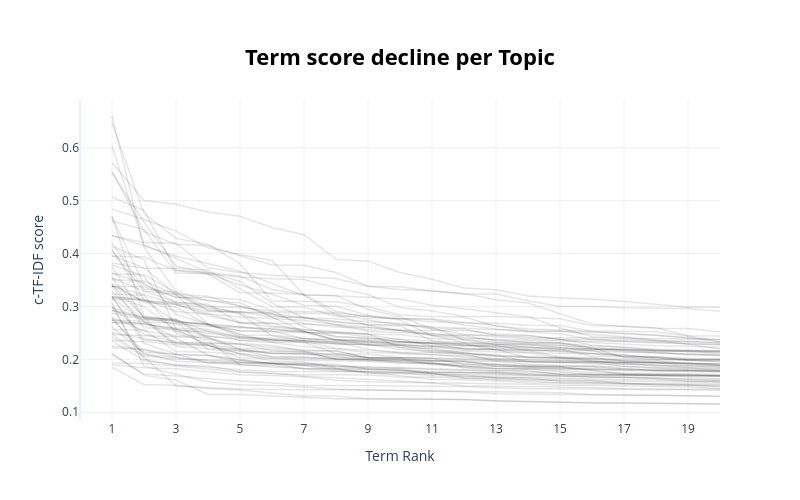

Here is the notebook cell this chart was saved with:
### Code cell
# To visualize the Term score per topic 
rank_vis = topic_model.visualize_term_rank()
rank_vis

### Figure 1 — Plotly figure (JSON) as saved in the notebook; plotly's stock layout.template omitted (floating-point values rounded to 4 significant figures)
{"data": [{"hovertext": "<b>Topic -1</b>:수시_ac_www_kr_정시_모집_전형_수능_히딩크_논술_면접", "line": {"color": "black", "width": 1.5}, "mode": "lines+lines", "name": "", "opacity": 0.1, "type": "scatter", "x": [1, 2, 3, 4, 5, 6, 7, 8, 9, 10, 11, 12, 13, 14, 15, 16, 17, 18, 19, 20], "y": [0.185, 0.1524, 0.1512, 0.1451, 0.1421, 0.1369, 0.1306, 0.1305, 0.1252, 0.1251, 0.1243, 0.1242, 0.1214, 0.1204, 0.1182, 0.1179, 0.1178, 0.1169, 0.1164, 0.1156]}, {"hovertext": "<b>Topic 0</b>:20_예비_지정_외국어_탐구_수리_대학생_신청_과목_세대_번역_", "line": {"color": "black", "width": 1.5}, "mode": "lines+lines", "name": "", "opacity": 0.1, "type": "scatter", "x": [1, 2, 3, 4, 5, 6, 7, 8, 9, 10, 11, 12, 13, 14, 15, 16, 17, 18, 19, 20], "y": [0.2111, 0.1697, 0.161, 0.1337, 0.1333, 0.1307, 0.1288, 0.1255, 0.1255, 0.1252, 0.1249, 0.1241, 0.1215, 0.1201, 0.1173, 0.1172, 0.1172, 0.117, 0.1162, 0.1158]}, {"hovertext": "<b>Topic 1</b>:트럼프_회담_정상_북미_대통령_협상_도널드_국무_행정부_친서_바", "line": {"color": "black", "width": 1.5}, "mode": "lines+lines", "name": "", "opacity": 0.1, "type": "scatter", "x": [1, 2, 3, 4, 5, 6, 7, 8, 9, 10, 11, 12, 13, 14, 15, 16, 17, 18, 19, 20], "y": [0.3182, 0.2365, 0.232, 0.2316, 0.2279, 0.2222, 0.2176, 0.216, 0.2028, 0.202, 0.1978, 0.197, 0.1964, 0.1908, 0.1882, 0.188, 0.1867, 0.1845, 0.1826, 0.1825]}, {"hovertext": "<b>Topic 2</b>:30_피지_기증_마을_선발_학년도_소프트웨어_탈락_교육부_공동체", "line": {"color": "black", "width": 1.5}, "mode": "lines+lines", "name": "", "opacity": 0.1, "type": "scatter", "x": [1, 2, 3, 4, 5, 6, 7, 8, 9, 10, 11, 12, 13, 14, 15, 16, 17, 18, 19, 20], "y": [0.2429, 0.2043, 0.1495, 0.1469, 0.1438, 0.1431, 0.1431, 0.143, 0.1421, 0.1411, 0.1399, 0.1385, 0.1351, 0.134, 0.1337, 0.1329, 0.1322, 0.132, 0.1314, 0.1295]}, {"hovertext": "<b>Topic 3</b>:남북_대북_한반도_대화_외교_안보_비핵화_제재_북한_대남_문재_", "line": {"color": "black", "width": 1.5}, "mode": "lines+lines", "name": "", "opacity": 0.1, "type": "scatter", "x": [1, 2, 3, 4, 5, 6, 7, 8, 9, 10, 11, 12, 13, 14, 15, 16, 17, 18, 19, 20], "y": [0.2348, 0.1974, 0.1894, 0.1843, 0.1804, 0.1776, 0.177, 0.1762, 0.1762, 0.1758, 0.1752, 0.1751, 0.1749, 0.1743, 0.1718, 0.1717, 0.1711, 0.1695, 0.1695, 0.1684]}, {"hovertext": "<b>Topic 4</b>:순위_이승만_반영_평판_비율_부친상_레이저_장례식장_모집_발인_", "line": {"color": "black", "width": 1.5}, "mode": "lines+lines", "name": "", "opacity": 0.1, "type": "scatter", "x": [1, 2, 3, 4, 5, 6, 7, 8, 9, 10, 11, 12, 13, 14, 15, 16, 17, 18, 19, 20], "y": [0.1896, 0.1839, 0.182, 0.176, 0.1707, 0.1697, 0.1671, 0.1607, 0.1575, 0.1569, 0.1563, 0.1556, 0.154, 0.1528, 0.151, 0.1509, 0.1494, 0.1485, 0.1483, 0.1443]}, {"hovertext": "<b>Topic 5</b>:지소_미아_종료_파병_일본_양국_방위비_gsomia_안보_전쟁_", "line": {"color": "black", "width": 1.5}, "mode": "lines+lines", "name": "", "opacity": 0.1, "type": "scatter", "x": [1, 2, 3, 4, 5, 6, 7, 8, 9, 10, 11, 12, 13, 14, 15, 16, 17, 18, 19, 20], "y": [0.2746, 0.2723, 0.2399, 0.2083, 0.1992, 0.192, 0.1904, 0.1866, 0.1848, 0.1839, 0.1809, 0.1799, 0.1785, 0.177, 0.1737, 0.1716, 0.1711, 0.171, 0.1707, 0.1703]}, {"hovertext": "<b>Topic 6</b>:지진_옥수수_15_건물_발생_오빠_여진_이지선_대피_외벽_북구_", "line": {"color": "black", "width": 1.5}, "mode": "lines+lines", "name": "", "opacity": 0.1, "type": "scatter", "x": [1, 2, 3, 4, 5, 6, 7, 8, 9, 10, 11, 12, 13, 14, 15, 16, 17, 18, 19, 20], "y": [0.2874, 0.275, 0.2727, 0.2181, 0.2159, 0.2153, 0.2137, 0.2085, 0.2041, 0.2031, 0.202, 0.1907, 0.1899, 0.1856, 0.1854, 0.1799, 0.1733, 0.1718, 0.1714, 0.1682]}, {"hovertext": "<b>Topic 7</b>:중국_주석_시진핑_외교_일본_사드_회담_정상_갈등_동맹_방중_견", "line": {"color": "black", "width": 1.5}, "mode": "lines+lines", "name": "", "opacity": 0.1, "type": "scatter", "x": [1, 2, 3, 4, 5, 6, 7, 8, 9, 10, 11, 12, 13, 14, 15, 16, 17, 18, 19, 20], "y": [0.3287, 0.2716, 0.2298, 0.2261, 0.2111, 0.2054, 0.2043, 0.2001, 0.1996, 0.1993, 0.1976, 0.1968, 0.1874, 0.1862, 0.1834, 0.1813, 0.1811, 0.1796, 0.1793, 0.1788]}, {"hovertext": "<b>Topic 8</b>:사정관_옥수수_공영_비례_10_선정_디자인_카페_김여정_권위_통", "line": {"color": "black", "width": 1.5}, "mode": "lines+lines", "name": "", "opacity": 0.1, "type": "scatter", "x": [1, 2, 3, 4, 5, 6, 7, 8, 9, 10, 11, 12, 13, 14, 15, 16, 17, 18, 19, 20], "y": [0.193, 0.1921, 0.1876, 0.181, 0.1757, 0.1726, 0.1709, 0.1707, 0.1706, 0.1668, 0.1664, 0.1642, 0.1612, 0.158, 0.1564, 0.156, 0.1548, 0.1517, 0.1511, 0.1495]}, {"hovertext": "<b>Topic 9</b>:샘플_10_사교육_광고_징계_학부_교육감_사학_전공_아동_학술지", "line": {"color": "black", "width": 1.5}, "mode": "lines+lines", "name": "", "opacity": 0.1, "type": "scatter", "x": [1, 2, 3, 4, 5, 6, 7, 8, 9, 10, 11, 12, 13, 14, 15, 16, 17, 18, 19, 20], "y": [0.2759, 0.2137, 0.2097, 0.2066, 0.1992, 0.1925, 0.1817, 0.1779, 0.1775, 0.1756, 0.1739, 0.1645, 0.1634, 0.162, 0.1606, 0.1604, 0.1545, 0.1534, 0.1527, 0.1511]}, {"hovertext": "<b>Topic 10</b>:사고_50_지선_전신_이지선_수술_모교_배터리_중앙일보_화상_", "line": {"color": "black", "width": 1.5}, "mode": "lines+lines", "name": "", "opacity": 0.1, "type": "scatter", "x": [1, 2, 3, 4, 5, 6, 7, 8, 9, 10, 11, 12, 13, 14, 15, 16, 17, 18, 19, 20], "y": [0.2251, 0.2189, 0.2039, 0.1976, 0.1934, 0.1926, 0.1916, 0.1907, 0.1811, 0.1781, 0.1761, 0.175, 0.1739, 0.1707, 0.17, 0.166, 0.1659, 0.1631, 0.1584, 0.1582]}, {"hovertext": "<b>Topic 11</b>:미사일_발사_icbm_도발_탄도_slbm_중거리_타격_단거리_", "line": {"color": "black", "width": 1.5}, "mode": "lines+lines", "name": "", "opacity": 0.1, "type": "scatter", "x": [1, 2, 3, 4, 5, 6, 7, 8, 9, 10, 11, 12, 13, 14, 15, 16, 17, 18, 19, 20], "y": [0.3627, 0.3439, 0.3059, 0.2966, 0.29, 0.28, 0.2523, 0.2373, 0.2273, 0.2263, 0.2164, 0.2158, 0.2138, 0.2129, 0.2028, 0.2015, 0.2005, 0.1994, 0.1989, 0.1987]}, {"hovertext": "<b>Topic 12</b>:25_블로그_가족_대안_모친상_병원_독도_유해_성탄_입국_nl", "line": {"color": "black", "width": 1.5}, "mode": "lines+lines", "name": "", "opacity": 0.1, "type": "scatter", "x": [1, 2, 3, 4, 5, 6, 7, 8, 9, 10, 11, 12, 13, 14, 15, 16, 17, 18, 19, 20], "y": [0.3067, 0.1872, 0.1719, 0.1577, 0.152, 0.1506, 0.1478, 0.1441, 0.142, 0.1412, 0.1401, 0.1385, 0.1375, 0.1369, 0.1369, 0.1337, 0.1329, 0.1325, 0.1318, 0.1308]}, {"hovertext": "<b>Topic 13</b>:대학교_행정학_발인_히딩크_등록금_감독_고래_교학_병원_채플_", "line": {"color": "black", "width": 1.5}, "mode": "lines+lines", "name": "", "opacity": 0.1, "type": "scatter", "x": [1, 2, 3, 4, 5, 6, 7, 8, 9, 10, 11, 12, 13, 14, 15, 16, 17, 18, 19, 20], "y": [0.2992, 0.2002, 0.1894, 0.1872, 0.1772, 0.1744, 0.1682, 0.1656, 0.1622, 0.159, 0.1551, 0.1499, 0.1489, 0.1483, 0.148, 0.1469, 0.1444, 0.1442, 0.1439, 0.1437]}, {"hovertext": "<b>Topic 14</b>:백신_진화_유전자_ai_창조_죽음_인간_인공지능_존재_우주_장", "line": {"color": "black", "width": 1.5}, "mode": "lines+lines", "name": "", "opacity": 0.1, "type": "scatter", "x": [1, 2, 3, 4, 5, 6, 7, 8, 9, 10, 11, 12, 13, 14, 15, 16, 17, 18, 19, 20], "y": [0.2923, 0.2763, 0.2726, 0.2657, 0.248, 0.2321, 0.232, 0.229, 0.2277, 0.2229, 0.2208, 0.212, 0.2084, 0.2049, 0.2031, 0.2007, 0.1969, 0.1949, 0.1921, 0.1897]}, {"hovertext": "<b>Topic 15</b>:발인_혐오_재판_대회_모친상_부친상_분권_부문_한국어_후보_병", "line": {"color": "black", "width": 1.5}, "mode": "lines+lines", "name": "", "opacity": 0.1, "type": "scatter", "x": [1, 2, 3, 4, 5, 6, 7, 8, 9, 10, 11, 12, 13, 14, 15, 16, 17, 18, 19, 20], "y": [0.2094, 0.1723, 0.1683, 0.1631, 0.1588, 0.1555, 0.1504, 0.1504, 0.1498, 0.1492, 0.1489, 0.1485, 0.1462, 0.1444, 0.1442, 0.1436, 0.1435, 0.1432, 0.1432, 0.1416]}, {"hovertext": "<b>Topic 16</b>:esg_게임_28_29_창업_진학_청년_실적_반기문_종료_글로", "line": {"color": "black", "width": 1.5}, "mode": "lines+lines", "name": "", "opacity": 0.1, "type": "scatter", "x": [1, 2, 3, 4, 5, 6, 7, 8, 9, 10, 11, 12, 13, 14, 15, 16, 17, 18, 19, 20], "y": [0.2704, 0.2682, 0.2531, 0.2359, 0.1889, 0.1877, 0.1825, 0.1813, 0.1806, 0.1793, 0.1725, 0.1673, 0.1657, 0.1648, 0.1585, 0.1574, 0.1542, 0.154, 0.1538, 0.1533]}, {"hovertext": "<b>Topic 17</b>:21_추천자_특차_23_피지_연극_세기_주제_탐방_우수_학교장", "line": {"color": "black", "width": 1.5}, "mode": "lines+lines", "name": "", "opacity": 0.1, "type": "scatter", "x": [1, 2, 3, 4, 5, 6, 7, 8, 9, 10, 11, 12, 13, 14, 15, 16, 17, 18, 19, 20], "y": [0.318, 0.2304, 0.21, 0.1933, 0.1903, 0.1856, 0.1825, 0.182, 0.1753, 0.1743, 0.1692, 0.1674, 0.1668, 0.1659, 0.1645, 0.162, 0.1615, 0.1608, 0.1597, 0.1581]}, {"hovertext": "<b>Topic 18</b>:택시_40_해수욕장_검정고시_히딩크_징계_전지_목사_기증_친구", "line": {"color": "black", "width": 1.5}, "mode": "lines+lines", "name": "", "opacity": 0.1, "type": "scatter", "x": [1, 2, 3, 4, 5, 6, 7, 8, 9, 10, 11, 12, 13, 14, 15, 16, 17, 18, 19, 20], "y": [0.2615, 0.2112, 0.1965, 0.1941, 0.194, 0.1926, 0.188, 0.1797, 0.176, 0.1689, 0.162, 0.1614, 0.1595, 0.1558, 0.1551, 0.1537, 0.1527, 0.1517, 0.1513, 0.1476]}, {"hovertext": "<b>Topic 19</b>:퀴어_동성애_동성애자_혐오_소수자_행사_군대_대구경북_침해_개", "line": {"color": "black", "width": 1.5}, "mode": "lines+lines", "name": "", "opacity": 0.1, "type": "scatter", "x": [1, 2, 3, 4, 5, 6, 7, 8, 9, 10, 11, 12, 13, 14, 15, 16, 17, 18, 19, 20], "y": [0.3759, 0.2779, 0.276, 0.2416, 0.2203, 0.2196, 0.2159, 0.2156, 0.2032, 0.2016, 0.1904, 0.1872, 0.1824, 0.1822, 0.1797, 0.1745, 0.1733, 0.1727, 0.1727, 0.1705]}, {"hovertext": "<b>Topic 20</b>:가산점_점수_선교사_분위_청소_영역_연료_실리콘밸리_표준_수리", "line": {"color": "black", "width": 1.5}, "mode": "lines+lines", "name": "", "opacity": 0.1, "type": "scatter", "x": [1, 2, 3, 4, 5, 6, 7, 8, 9, 10, 11, 12, 13, 14, 15, 16, 17, 18, 19, 20], "y": [0.2219, 0.2179, 0.2085, 0.2078, 0.1943, 0.1931, 0.1927, 0.1879, 0.1858, 0.1835, 0.1822, 0.1801, 0.1762, 0.1716, 0.1681, 0.1675, 0.1653, 0.1644, 0.1623, 0.1615]}, {"hovertext": "<b>Topic 21</b>:회담_대화_정상_협정_평화_사찰_안보_비핵화_외교_주한_국면_", "line": {"color": "black", "width": 1.5}, "mode": "lines+lines", "name": "", "opacity": 0.1, "type": "scatter", "x": [1, 2, 3, 4, 5, 6, 7, 8, 9, 10, 11, 12, 13, 14, 15, 16, 17, 18, 19, 20], "y": [0.2508, 0.239, 0.2309, 0.2278, 0.2031, 0.2025, 0.2006, 0.2004, 0.1999, 0.1972, 0.1925, 0.1875, 0.183, 0.1828, 0.1826, 0.1821, 0.1788, 0.1788, 0.1778, 0.1771]}, {"hovertext": "<b>Topic 22</b>:발인_12_부친상_병원_기부_세브_란스_충원_모친상_성탄_건물", "line": {"color": "black", "width": 1.5}, "mode": "lines+lines", "name": "", "opacity": 0.1, "type": "scatter", "x": [1, 2, 3, 4, 5, 6, 7, 8, 9, 10, 11, 12, 13, 14, 15, 16, 17, 18, 19, 20], "y": [0.319, 0.3109, 0.2985, 0.265, 0.2539, 0.2518, 0.2514, 0.2496, 0.2485, 0.2223, 0.2129, 0.2115, 0.2076, 0.1954, 0.1948, 0.1938, 0.1934, 0.1924, 0.1924, 0.1885]}, {"hovertext": "<b>Topic 23</b>:재판관_법관_신년_분과_기도회_헌법_가구_만점_취업_등록금_설", "line": {"color": "black", "width": 1.5}, "mode": "lines+lines", "name": "", "opacity": 0.1, "type": "scatter", "x": [1, 2, 3, 4, 5, 6, 7, 8, 9, 10, 11, 12, 13, 14, 15, 16, 17, 18, 19, 20], "y": [0.2792, 0.2092, 0.2033, 0.1945, 0.1917, 0.1909, 0.1896, 0.1872, 0.1834, 0.1819, 0.1752, 0.1751, 0.1722, 0.1703, 0.1699, 0.1697, 0.1694, 0.1691, 0.1665, 0.1632]}, {"hovertext": "<b>Topic 24</b>:유엔사_17_출장_작전_사령관_교사_바이오_인성_일보_사정관_", "line": {"color": "black", "width": 1.5}, "mode": "lines+lines", "name": "", "opacity": 0.1, "type": "scatter", "x": [1, 2, 3, 4, 5, 6, 7, 8, 9, 10, 11, 12, 13, 14, 15, 16, 17, 18, 19, 20], "y": [0.2737, 0.2672, 0.2578, 0.226, 0.2107, 0.2014, 0.1983, 0.1969, 0.196, 0.1925, 0.1912, 0.191, 0.1876, 0.1868, 0.1861, 0.1784, 0.1712, 0.1699, 0.1691, 0.1685]}, {"hovertext": "<b>Topic 25</b>:통일부_개성_대남_과장_공단_남북_김여정_담화_배터리_부장_전", "line": {"color": "black", "width": 1.5}, "mode": "lines+lines", "name": "", "opacity": 0.1, "type": "scatter", "x": [1, 2, 3, 4, 5, 6, 7, 8, 9, 10, 11, 12, 13, 14, 15, 16, 17, 18, 19, 20], "y": [0.2793, 0.254, 0.2448, 0.244, 0.2357, 0.2316, 0.2241, 0.2198, 0.213, 0.2109, 0.2091, 0.2068, 0.2014, 0.1987, 0.1983, 0.1957, 0.1929, 0.1879, 0.1836, 0.1792]}, {"hovertext": "<b>Topic 26</b>:00_태권_특강_송도_전지_박람회_단지_진로_명회_진학_유실_", "line": {"color": "black", "width": 1.5}, "mode": "lines+lines", "name": "", "opacity": 0.1, "type": "scatter", "x": [1, 2, 3, 4, 5, 6, 7, 8, 9, 10, 11, 12, 13, 14, 15, 16, 17, 18, 19, 20], "y": [0.4705, 0.2818, 0.2723, 0.2646, 0.254, 0.2537, 0.239, 0.2372, 0.237, 0.2329, 0.2298, 0.2271, 0.2262, 0.2168, 0.2052, 0.1973, 0.1901, 0.1883, 0.1868, 0.1866]}, {"hovertext": "<b>Topic 27</b>:80_대안_실업_전형_이공_재외_중도_출신_지방대_특별_세계관", "line": {"color": "black", "width": 1.5}, "mode": "lines+lines", "name": "", "opacity": 0.1, "type": "scatter", "x": [1, 2, 3, 4, 5, 6, 7, 8, 9, 10, 11, 12, 13, 14, 15, 16, 17, 18, 19, 20], "y": [0.2479, 0.2067, 0.2004, 0.1997, 0.1976, 0.1914, 0.1889, 0.1827, 0.1731, 0.1731, 0.1722, 0.1721, 0.1702, 0.1691, 0.1676, 0.1669, 0.1653, 0.165, 0.1624, 0.1594]}, {"hovertext": "<b>Topic 28</b>:70_지수_보험_동맹_조약_미군_생명_지속_분단_특별법_기지_", "line": {"color": "black", "width": 1.5}, "mode": "lines+lines", "name": "", "opacity": 0.1, "type": "scatter", "x": [1, 2, 3, 4, 5, 6, 7, 8, 9, 10, 11, 12, 13, 14, 15, 16, 17, 18, 19, 20], "y": [0.297, 0.2789, 0.2752, 0.2384, 0.2286, 0.2167, 0.2136, 0.2002, 0.1978, 0.1968, 0.1941, 0.1851, 0.182, 0.1812, 0.1771, 0.1709, 0.1706, 0.1705, 0.1693, 0.1683]}, {"hovertext": "<b>Topic 29</b>:예수_지옥_아버지_하나님_동성애_사랑_교리_성경_영원_구원_진", "line": {"color": "black", "width": 1.5}, "mode": "lines+lines", "name": "", "opacity": 0.1, "type": "scatter", "x": [1, 2, 3, 4, 5, 6, 7, 8, 9, 10, 11, 12, 13, 14, 15, 16, 17, 18, 19, 20], "y": [0.3951, 0.3935, 0.3678, 0.3613, 0.3262, 0.3253, 0.3225, 0.291, 0.2787, 0.2766, 0.2753, 0.2651, 0.2573, 0.2516, 0.2486, 0.2377, 0.2363, 0.2347, 0.234, 0.2312]}, {"hovertext": "<b>Topic 30</b>:19_만점_아이_친구_관광_18_학교장_기업가_개별_특기_비평", "line": {"color": "black", "width": 1.5}, "mode": "lines+lines", "name": "", "opacity": 0.1, "type": "scatter", "x": [1, 2, 3, 4, 5, 6, 7, 8, 9, 10, 11, 12, 13, 14, 15, 16, 17, 18, 19, 20], "y": [0.3234, 0.3211, 0.2499, 0.23, 0.2299, 0.2262, 0.2156, 0.2002, 0.1988, 0.1949, 0.1916, 0.1876, 0.187, 0.1841, 0.1816, 0.1808, 0.1793, 0.1784, 0.1771, 0.1759]}, {"hovertext": "<b>Topic 31</b>:교대_적정_일괄_합산_공연_인문_확정_사립_캠프_편입_교육대_", "line": {"color": "black", "width": 1.5}, "mode": "lines+lines", "name": "", "opacity": 0.1, "type": "scatter", "x": [1, 2, 3, 4, 5, 6, 7, 8, 9, 10, 11, 12, 13, 14, 15, 16, 17, 18, 19, 20], "y": [0.2468, 0.2442, 0.2429, 0.2408, 0.2183, 0.2044, 0.2033, 0.2011, 0.2008, 0.2002, 0.197, 0.196, 0.191, 0.1879, 0.1858, 0.1856, 0.1817, 0.181, 0.1799, 0.1782]}, {"hovertext": "<b>Topic 32</b>:100_동포_의혹_식당_사정관_임금_검찰_의료_수사_입학_울릉", "line": {"color": "black", "width": 1.5}, "mode": "lines+lines", "name": "", "opacity": 0.1, "type": "scatter", "x": [1, 2, 3, 4, 5, 6, 7, 8, 9, 10, 11, 12, 13, 14, 15, 16, 17, 18, 19, 20], "y": [0.2562, 0.2553, 0.2148, 0.2133, 0.209, 0.1973, 0.1949, 0.1835, 0.1816, 0.1803, 0.1729, 0.1705, 0.1654, 0.1611, 0.1599, 0.159, 0.1584, 0.1584, 0.157, 0.1562]}, {"hovertext": "<b>Topic 33</b>:인터넷_11_투스_300_모금_10_청소년_자동차_22_나무_", "line": {"color": "black", "width": 1.5}, "mode": "lines+lines", "name": "", "opacity": 0.1, "type": "scatter", "x": [1, 2, 3, 4, 5, 6, 7, 8, 9, 10, 11, 12, 13, 14, 15, 16, 17, 18, 19, 20], "y": [0.3956, 0.3736, 0.3224, 0.2661, 0.243, 0.238, 0.232, 0.211, 0.2025, 0.1991, 0.1972, 0.1939, 0.19, 0.1874, 0.1874, 0.1863, 0.1828, 0.1786, 0.1786, 0.1777]}, {"hovertext": "<b>Topic 34</b>:ai_기업가_트윈_유니_unai_캠프_유네스코_혁신_개도국_프", "line": {"color": "black", "width": 1.5}, "mode": "lines+lines", "name": "", "opacity": 0.1, "type": "scatter", "x": [1, 2, 3, 4, 5, 6, 7, 8, 9, 10, 11, 12, 13, 14, 15, 16, 17, 18, 19, 20], "y": [0.4049, 0.329, 0.323, 0.3195, 0.3003, 0.2825, 0.2787, 0.277, 0.2709, 0.2682, 0.2575, 0.2476, 0.2426, 0.239, 0.2378, 0.2271, 0.2224, 0.2192, 0.2174, 0.216]}, {"hovertext": "<b>Topic 35</b>:무급_휴직_전단_입국_반환_방미_방역_공공_기지_근로자_인상_", "line": {"color": "black", "width": 1.5}, "mode": "lines+lines", "name": "", "opacity": 0.1, "type": "scatter", "x": [1, 2, 3, 4, 5, 6, 7, 8, 9, 10, 11, 12, 13, 14, 15, 16, 17, 18, 19, 20], "y": [0.2367, 0.2333, 0.2278, 0.226, 0.2164, 0.2116, 0.2095, 0.205, 0.1996, 0.1942, 0.1932, 0.1842, 0.1789, 0.1787, 0.1713, 0.1711, 0.1699, 0.1699, 0.1693, 0.1692]}, {"hovertext": "<b>Topic 36</b>:원자력_법률가_동해안_13_원전_클러스터_용서_기도회_지부_저", "line": {"color": "black", "width": 1.5}, "mode": "lines+lines", "name": "", "opacity": 0.1, "type": "scatter", "x": [1, 2, 3, 4, 5, 6, 7, 8, 9, 10, 11, 12, 13, 14, 15, 16, 17, 18, 19, 20], "y": [0.3543, 0.329, 0.3085, 0.3015, 0.2861, 0.2445, 0.2357, 0.2301, 0.2282, 0.219, 0.2154, 0.2126, 0.2056, 0.2033, 0.2018, 0.1974, 0.1945, 0.1944, 0.1904, 0.1885]}, {"hovertext": "<b>Topic 37</b>:신대_충남_교대_원대_가톨릭_여대_목포_외대_주대_남대_단국_", "line": {"color": "black", "width": 1.5}, "mode": "lines+lines", "name": "", "opacity": 0.1, "type": "scatter", "x": [1, 2, 3, 4, 5, 6, 7, 8, 9, 10, 11, 12, 13, 14, 15, 16, 17, 18, 19, 20], "y": [0.3179, 0.3136, 0.2905, 0.286, 0.2799, 0.2764, 0.2741, 0.266, 0.2607, 0.2554, 0.2483, 0.2456, 0.2454, 0.2413, 0.2411, 0.2406, 0.2399, 0.2399, 0.2395, 0.238]}, {"hovertext": "<b>Topic 38</b>:사무_처장_사무총장_초교_국장_교사_대표_변호사_노조_상임_민", "line": {"color": "black", "width": 1.5}, "mode": "lines+lines", "name": "", "opacity": 0.1, "type": "scatter", "x": [1, 2, 3, 4, 5, 6, 7, 8, 9, 10, 11, 12, 13, 14, 15, 16, 17, 18, 19, 20], "y": [0.4692, 0.3402, 0.3178, 0.3124, 0.3009, 0.2861, 0.2677, 0.2607, 0.2602, 0.2545, 0.2456, 0.2452, 0.2345, 0.2334, 0.2317, 0.222, 0.2038, 0.1997, 0.1996, 0.1992]}, {"hovertext": "<b>Topic 39</b>:영화_상영_코드_영화제_dna_영상_지지_소설_소수자_제작_문", "line": {"color": "black", "width": 1.5}, "mode": "lines+lines", "name": "", "opacity": 0.1, "type": "scatter", "x": [1, 2, 3, 4, 5, 6, 7, 8, 9, 10, 11, 12, 13, 14, 15, 16, 17, 18, 19, 20], "y": [0.6029, 0.4164, 0.3907, 0.3645, 0.3476, 0.3062, 0.2788, 0.2715, 0.2666, 0.2648, 0.2611, 0.2365, 0.2283, 0.2282, 0.2225, 0.2159, 0.2134, 0.2133, 0.2083, 0.2075]}, {"hovertext": "<b>Topic 40</b>:벽돌_코스타_아담_직업_심리학_이슬람_선교_기증_바이오_신부_", "line": {"color": "black", "width": 1.5}, "mode": "lines+lines", "name": "", "opacity": 0.1, "type": "scatter", "x": [1, 2, 3, 4, 5, 6, 7, 8, 9, 10, 11, 12, 13, 14, 15, 16, 17, 18, 19, 20], "y": [0.4139, 0.388, 0.2573, 0.2436, 0.2396, 0.2373, 0.2344, 0.2205, 0.2174, 0.2129, 0.2128, 0.2103, 0.197, 0.196, 0.1956, 0.1938, 0.1868, 0.183, 0.1804, 0.1794]}, {"hovertext": "<b>Topic 41</b>:단군_법관_재판_헌법_사법_검사_동성혼_지배_장군_권력_교육감", "line": {"color": "black", "width": 1.5}, "mode": "lines+lines", "name": "", "opacity": 0.1, "type": "scatter", "x": [1, 2, 3, 4, 5, 6, 7, 8, 9, 10, 11, 12, 13, 14, 15, 16, 17, 18, 19, 20], "y": [0.4086, 0.3123, 0.304, 0.2826, 0.2691, 0.261, 0.2562, 0.2515, 0.248, 0.2466, 0.2396, 0.2376, 0.2323, 0.2291, 0.2271, 0.2229, 0.2171, 0.216, 0.2158, 0.2146]}, {"hovertext": "<b>Topic 42</b>:26_특보_입국_대담_투스_벨트_울릉군_베트남_여행_ccc_수", "line": {"color": "black", "width": 1.5}, "mode": "lines+lines", "name": "", "opacity": 0.1, "type": "scatter", "x": [1, 2, 3, 4, 5, 6, 7, 8, 9, 10, 11, 12, 13, 14, 15, 16, 17, 18, 19, 20], "y": [0.3407, 0.2801, 0.2742, 0.2526, 0.2432, 0.2375, 0.2348, 0.2319, 0.2193, 0.2126, 0.2085, 0.2037, 0.1998, 0.1954, 0.1945, 0.1943, 0.1939, 0.1938, 0.1875, 0.1865]}, {"hovertext": "<b>Topic 43</b>:지능_인공_바이오_인공지능_유산균_포스_혁신_벨트_사업단_센터", "line": {"color": "black", "width": 1.5}, "mode": "lines+lines", "name": "", "opacity": 0.1, "type": "scatter", "x": [1, 2, 3, 4, 5, 6, 7, 8, 9, 10, 11, 12, 13, 14, 15, 16, 17, 18, 19, 20], "y": [0.338, 0.337, 0.3171, 0.3168, 0.3132, 0.2925, 0.2614, 0.243, 0.2404, 0.2334, 0.2307, 0.2299, 0.2284, 0.224, 0.2225, 0.2194, 0.2183, 0.2176, 0.2155, 0.2136]}, {"hovertext": "<b>Topic 44</b>:공시_검정고시_학년도_전년_학업_주식_유엔사_하우스_합격_중단", "line": {"color": "black", "width": 1.5}, "mode": "lines+lines", "name": "", "opacity": 0.1, "type": "scatter", "x": [1, 2, 3, 4, 5, 6, 7, 8, 9, 10, 11, 12, 13, 14, 15, 16, 17, 18, 19, 20], "y": [0.4611, 0.4458, 0.3634, 0.3619, 0.3406, 0.3232, 0.3025, 0.3003, 0.2832, 0.2771, 0.2761, 0.2702, 0.264, 0.2535, 0.2531, 0.2471, 0.2427, 0.2367, 0.2287, 0.2282]}, {"hovertext": "<b>Topic 45</b>:구절_200_상자_명회_조국_사범_인문_실용_400_캠페인_임", "line": {"color": "black", "width": 1.5}, "mode": "lines+lines", "name": "", "opacity": 0.1, "type": "scatter", "x": [1, 2, 3, 4, 5, 6, 7, 8, 9, 10, 11, 12, 13, 14, 15, 16, 17, 18, 19, 20], "y": [0.2925, 0.2793, 0.2242, 0.2203, 0.2193, 0.2113, 0.2111, 0.2104, 0.2096, 0.2038, 0.2018, 0.2009, 0.1985, 0.1969, 0.1944, 0.1915, 0.1912, 0.1903, 0.1849, 0.1839]}, {"hovertext": "<b>Topic 46</b>:자살_죽음_통치_글로벌_주립_토플_일자리_고통_혁신_울릉_도시", "line": {"color": "black", "width": 1.5}, "mode": "lines+lines", "name": "", "opacity": 0.1, "type": "scatter", "x": [1, 2, 3, 4, 5, 6, 7, 8, 9, 10, 11, 12, 13, 14, 15, 16, 17, 18, 19, 20], "y": [0.3789, 0.3567, 0.2853, 0.2666, 0.2612, 0.2574, 0.253, 0.2431, 0.2396, 0.2378, 0.2344, 0.2276, 0.2228, 0.2202, 0.219, 0.2061, 0.2052, 0.205, 0.2004, 0.2]}, {"hovertext": "<b>Topic 47</b>:24_폭파_기숙사_에너지_행복_옥수수_폐기_상임_제어_스마트_", "line": {"color": "black", "width": 1.5}, "mode": "lines+lines", "name": "", "opacity": 0.1, "type": "scatter", "x": [1, 2, 3, 4, 5, 6, 7, 8, 9, 10, 11, 12, 13, 14, 15, 16, 17, 18, 19, 20], "y": [0.3186, 0.3002, 0.2542, 0.2533, 0.2359, 0.2347, 0.2337, 0.2296, 0.2286, 0.2263, 0.2191, 0.2091, 0.207, 0.2044, 0.2041, 0.2037, 0.1963, 0.1933, 0.1929, 0.1899]}, {"hovertext": "<b>Topic 48</b>:주주_법조_23_일자_파트_에너지_기사_인공_베트남_안건_분과", "line": {"color": "black", "width": 1.5}, "mode": "lines+lines", "name": "", "opacity": 0.1, "type": "scatter", "x": [1, 2, 3, 4, 5, 6, 7, 8, 9, 10, 11, 12, 13, 14, 15, 16, 17, 18, 19, 20], "y": [0.3393, 0.2598, 0.2571, 0.249, 0.2416, 0.2397, 0.239, 0.2378, 0.2327, 0.2286, 0.2234, 0.2183, 0.2182, 0.2124, 0.2107, 0.2103, 0.2064, 0.2033, 0.1986, 0.1986]}, {"hovertext": "<b>Topic 49</b>:korea_오바마_감축_배치_부시_주한_외교_미군_동북아_진영", "line": {"color": "black", "width": 1.5}, "mode": "lines+lines", "name": "", "opacity": 0.1, "type": "scatter", "x": [1, 2, 3, 4, 5, 6, 7, 8, 9, 10, 11, 12, 13, 14, 15, 16, 17, 18, 19, 20], "y": [0.2693, 0.2658, 0.259, 0.2567, 0.2402, 0.2367, 0.2359, 0.2339, 0.2303, 0.2272, 0.223, 0.221, 0.2205, 0.2173, 0.2151, 0.212, 0.2086, 0.202, 0.1984, 0.1964]}, {"hovertext": "<b>Topic 50</b>:커닝_서해_유공자_지열_정밀_자격증_익명_100_창업_프로젝트", "line": {"color": "black", "width": 1.5}, "mode": "lines+lines", "name": "", "opacity": 0.1, "type": "scatter", "x": [1, 2, 3, 4, 5, 6, 7, 8, 9, 10, 11, 12, 13, 14, 15, 16, 17, 18, 19, 20], "y": [0.2997, 0.247, 0.2333, 0.229, 0.2192, 0.2112, 0.2105, 0.2071, 0.2035, 0.203, 0.2024, 0.201, 0.2006, 0.1992, 0.1973, 0.196, 0.1959, 0.1944, 0.1926, 0.1919]}, {"hovertext": "<b>Topic 51</b>:레이저_커닝_국적_판결_추방_판사_자율_스쿨_사법부_증원_사법", "line": {"color": "black", "width": 1.5}, "mode": "lines+lines", "name": "", "opacity": 0.1, "type": "scatter", "x": [1, 2, 3, 4, 5, 6, 7, 8, 9, 10, 11, 12, 13, 14, 15, 16, 17, 18, 19, 20], "y": [0.3507, 0.3482, 0.3222, 0.294, 0.2872, 0.2632, 0.2563, 0.251, 0.2469, 0.2375, 0.2255, 0.2199, 0.2187, 0.2167, 0.2165, 0.2162, 0.2046, 0.2032, 0.1989, 0.1949]}, {"hovertext": "<b>Topic 52</b>:사정관_27_진로_파크_입학_컨설팅_사학_진학_미션_공공_정치", "line": {"color": "black", "width": 1.5}, "mode": "lines+lines", "name": "", "opacity": 0.1, "type": "scatter", "x": [1, 2, 3, 4, 5, 6, 7, 8, 9, 10, 11, 12, 13, 14, 15, 16, 17, 18, 19, 20], "y": [0.3141, 0.3126, 0.2707, 0.2672, 0.2461, 0.2458, 0.2403, 0.2323, 0.2322, 0.2309, 0.2304, 0.2197, 0.2186, 0.2029, 0.2017, 0.2011, 0.1979, 0.1977, 0.1919, 0.1917]}, {"hovertext": "<b>Topic 53</b>:지진_대피_피해_아파트_발생_여진_건물_주민_흥해읍_북구_체육", "line": {"color": "black", "width": 1.5}, "mode": "lines+lines", "name": "", "opacity": 0.1, "type": "scatter", "x": [1, 2, 3, 4, 5, 6, 7, 8, 9, 10, 11, 12, 13, 14, 15, 16, 17, 18, 19, 20], "y": [0.5559, 0.4413, 0.4172, 0.4155, 0.3959, 0.3785, 0.3781, 0.3641, 0.3382, 0.3372, 0.3286, 0.3244, 0.3127, 0.3067, 0.2862, 0.2669, 0.2623, 0.2587, 0.2585, 0.2522]}, {"hovertext": "<b>Topic 54</b>:인권_사무소_연락_폭파_입국_행정부_대사관_사과_조치_폼페이_", "line": {"color": "black", "width": 1.5}, "mode": "lines+lines", "name": "", "opacity": 0.1, "type": "scatter", "x": [1, 2, 3, 4, 5, 6, 7, 8, 9, 10, 11, 12, 13, 14, 15, 16, 17, 18, 19, 20], "y": [0.3169, 0.27, 0.2689, 0.267, 0.2618, 0.2539, 0.2532, 0.2364, 0.2338, 0.2325, 0.2312, 0.23, 0.2173, 0.2171, 0.216, 0.2108, 0.2081, 0.2044, 0.2018, 0.2013]}, {"hovertext": "<b>Topic 55</b>:사법_검찰_권위_행정_조례_차별_금법_대법원_법원_법관_수사_", "line": {"color": "black", "width": 1.5}, "mode": "lines+lines", "name": "", "opacity": 0.1, "type": "scatter", "x": [1, 2, 3, 4, 5, 6, 7, 8, 9, 10, 11, 12, 13, 14, 15, 16, 17, 18, 19, 20], "y": [0.3618, 0.36, 0.3259, 0.2993, 0.2979, 0.2914, 0.2903, 0.2886, 0.2815, 0.2746, 0.2445, 0.2392, 0.2375, 0.237, 0.2351, 0.2342, 0.2338, 0.2311, 0.231, 0.2269]}, {"hovertext": "<b>Topic 56</b>:교과서_고양이_길고양이_동물_tv_학대_마리_필자_경찰_수사_", "line": {"color": "black", "width": 1.5}, "mode": "lines+lines", "name": "", "opacity": 0.1, "type": "scatter", "x": [1, 2, 3, 4, 5, 6, 7, 8, 9, 10, 11, 12, 13, 14, 15, 16, 17, 18, 19, 20], "y": [0.4842, 0.4645, 0.4425, 0.4108, 0.3984, 0.387, 0.3214, 0.3208, 0.2943, 0.2804, 0.258, 0.2573, 0.2451, 0.2446, 0.2379, 0.2374, 0.2343, 0.2328, 0.2292, 0.2197]}, {"hovertext": "<b>Topic 57</b>:의장_미군_합참_주한_협정_방위비_군사_분담금_주둔_비용_제재", "line": {"color": "black", "width": 1.5}, "mode": "lines+lines", "name": "", "opacity": 0.1, "type": "scatter", "x": [1, 2, 3, 4, 5, 6, 7, 8, 9, 10, 11, 12, 13, 14, 15, 16, 17, 18, 19, 20], "y": [0.3392, 0.31, 0.3074, 0.3041, 0.2693, 0.2686, 0.2523, 0.2358, 0.2357, 0.2277, 0.2259, 0.2259, 0.2236, 0.2218, 0.2207, 0.219, 0.219, 0.2181, 0.2171, 0.216]}, {"hovertext": "<b>Topic 58</b>:법정_혐의_후보_구속_징역_지명_조국_선고_주미_장관_기소_법", "line": {"color": "black", "width": 1.5}, "mode": "lines+lines", "name": "", "opacity": 0.1, "type": "scatter", "x": [1, 2, 3, 4, 5, 6, 7, 8, 9, 10, 11, 12, 13, 14, 15, 16, 17, 18, 19, 20], "y": [0.3821, 0.3722, 0.3721, 0.3691, 0.3334, 0.2997, 0.299, 0.2816, 0.2815, 0.2762, 0.2711, 0.2689, 0.2684, 0.2645, 0.2638, 0.253, 0.2478, 0.2457, 0.2399, 0.237]}, {"hovertext": "<b>Topic 59</b>:ccm_채플_콘서트_찬양_ccc_음악_사역_복음_장로_크리스천", "line": {"color": "black", "width": 1.5}, "mode": "lines+lines", "name": "", "opacity": 0.1, "type": "scatter", "x": [1, 2, 3, 4, 5, 6, 7, 8, 9, 10, 11, 12, 13, 14, 15, 16, 17, 18, 19, 20], "y": [0.5067, 0.4816, 0.3683, 0.3643, 0.3575, 0.3321, 0.3227, 0.3208, 0.3176, 0.3141, 0.3024, 0.2955, 0.2886, 0.2806, 0.2592, 0.2426, 0.241, 0.2346, 0.2338, 0.2301]}, {"hovertext": "<b>Topic 60</b>:14_차세대_세대_경연_어린이_스타_복음_발굴_청소년_다음_그", "line": {"color": "black", "width": 1.5}, "mode": "lines+lines", "name": "", "opacity": 0.1, "type": "scatter", "x": [1, 2, 3, 4, 5, 6, 7, 8, 9, 10, 11, 12, 13, 14, 15, 16, 17, 18, 19, 20], "y": [0.4204, 0.3331, 0.3271, 0.2917, 0.2897, 0.2858, 0.2794, 0.2654, 0.2562, 0.255, 0.2543, 0.2543, 0.2484, 0.2455, 0.2374, 0.2318, 0.2286, 0.2259, 0.2248, 0.2217]}, {"hovertext": "<b>Topic 61</b>:동문_정당_파병_인상_투표_구매_법안_통과_보험_미디어_분담금", "line": {"color": "black", "width": 1.5}, "mode": "lines+lines", "name": "", "opacity": 0.1, "type": "scatter", "x": [1, 2, 3, 4, 5, 6, 7, 8, 9, 10, 11, 12, 13, 14, 15, 16, 17, 18, 19, 20], "y": [0.3386, 0.3221, 0.3042, 0.2904, 0.2893, 0.2888, 0.2871, 0.2861, 0.2746, 0.2652, 0.261, 0.259, 0.2569, 0.2535, 0.2531, 0.2506, 0.25, 0.246, 0.2411, 0.2325]}, {"hovertext": "<b>Topic 62</b>:sma_무급_휴직_분담금_방위비_타결_근로자_미군_주한_분담_", "line": {"color": "black", "width": 1.5}, "mode": "lines+lines", "name": "", "opacity": 0.1, "type": "scatter", "x": [1, 2, 3, 4, 5, 6, 7, 8, 9, 10, 11, 12, 13, 14, 15, 16, 17, 18, 19, 20], "y": [0.5718, 0.5004, 0.4932, 0.4786, 0.4704, 0.4494, 0.4357, 0.389, 0.3857, 0.3642, 0.3514, 0.3351, 0.3317, 0.3198, 0.3167, 0.3138, 0.3093, 0.3041, 0.2986, 0.2984]}, {"hovertext": "<b>Topic 63</b>:지수_부문_명성_증권_지속_공기업_사회학_상승_기도_순위_점수", "line": {"color": "black", "width": 1.5}, "mode": "lines+lines", "name": "", "opacity": 0.1, "type": "scatter", "x": [1, 2, 3, 4, 5, 6, 7, 8, 9, 10, 11, 12, 13, 14, 15, 16, 17, 18, 19, 20], "y": [0.5527, 0.4592, 0.3767, 0.3618, 0.3559, 0.3522, 0.3509, 0.3351, 0.3225, 0.2979, 0.2917, 0.2812, 0.2809, 0.279, 0.2768, 0.2637, 0.2626, 0.2598, 0.2447, 0.2443]}, {"hovertext": "<b>Topic 64</b>:김치_유산균_페미니즘_강연_식품_학술_징계_창조_이스트_진화_", "line": {"color": "black", "width": 1.5}, "mode": "lines+lines", "name": "", "opacity": 0.1, "type": "scatter", "x": [1, 2, 3, 4, 5, 6, 7, 8, 9, 10, 11, 12, 13, 14, 15, 16, 17, 18, 19, 20], "y": [0.6476, 0.476, 0.4287, 0.4171, 0.3809, 0.3104, 0.3096, 0.3089, 0.2994, 0.284, 0.2812, 0.2799, 0.2625, 0.2576, 0.2553, 0.2532, 0.2531, 0.2523, 0.2441, 0.2336]}, {"hovertext": "<b>Topic 65</b>:바이오_페미니즘_본고사_권리_예배_징계_중독_자유_총회_종교_", "line": {"color": "black", "width": 1.5}, "mode": "lines+lines", "name": "", "opacity": 0.1, "type": "scatter", "x": [1, 2, 3, 4, 5, 6, 7, 8, 9, 10, 11, 12, 13, 14, 15, 16, 17, 18, 19, 20], "y": [0.3552, 0.2785, 0.2663, 0.2621, 0.2596, 0.2577, 0.2503, 0.2499, 0.243, 0.2333, 0.2304, 0.2256, 0.2255, 0.2235, 0.2189, 0.2175, 0.2174, 0.2129, 0.2106, 0.2071]}, {"hovertext": "<b>Topic 66</b>:총장_신학_학번_61_사모_순환_출신_설립자_하원_대학원_신대", "line": {"color": "black", "width": 1.5}, "mode": "lines+lines", "name": "", "opacity": 0.1, "type": "scatter", "x": [1, 2, 3, 4, 5, 6, 7, 8, 9, 10, 11, 12, 13, 14, 15, 16, 17, 18, 19, 20], "y": [0.4339, 0.4207, 0.4198, 0.3727, 0.3643, 0.359, 0.3554, 0.3527, 0.3383, 0.332, 0.3297, 0.3236, 0.3234, 0.3109, 0.2999, 0.2998, 0.2976, 0.2972, 0.296, 0.2911]}, {"hovertext": "<b>Topic 67</b>:자전거_종로_도로_광역_전지_기숙사_퓨처_서울시_전용_전공_선", "line": {"color": "black", "width": 1.5}, "mode": "lines+lines", "name": "", "opacity": 0.1, "type": "scatter", "x": [1, 2, 3, 4, 5, 6, 7, 8, 9, 10, 11, 12, 13, 14, 15, 16, 17, 18, 19, 20], "y": [0.6602, 0.412, 0.3284, 0.3103, 0.307, 0.28, 0.2786, 0.2707, 0.2649, 0.2633, 0.2353, 0.2312, 0.2285, 0.2271, 0.2264, 0.2194, 0.2189, 0.2169, 0.2147, 0.2109]}, {"hovertext": "<b>Topic 68</b>:사학_석사_학사_31_역임_퓨처_도박_박사_역사_학회_포스코_", "line": {"color": "black", "width": 1.5}, "mode": "lines+lines", "name": "", "opacity": 0.1, "type": "scatter", "x": [1, 2, 3, 4, 5, 6, 7, 8, 9, 10, 11, 12, 13, 14, 15, 16, 17, 18, 19, 20], "y": [0.4345, 0.4151, 0.395, 0.3813, 0.3664, 0.3431, 0.3209, 0.2844, 0.2645, 0.254, 0.2455, 0.2315, 0.2313, 0.2312, 0.2302, 0.2252, 0.2236, 0.2164, 0.2162, 0.2159]}, {"hovertext": "<b>Topic 69</b>:데이터_장학_삼성_선교사_혁명_시범_퓨처_디지털_포스코_벤처_", "line": {"color": "black", "width": 1.5}, "mode": "lines+lines", "name": "", "opacity": 0.1, "type": "scatter", "x": [1, 2, 3, 4, 5, 6, 7, 8, 9, 10, 11, 12, 13, 14, 15, 16, 17, 18, 19, 20], "y": [0.3437, 0.3075, 0.3037, 0.2869, 0.269, 0.2681, 0.2669, 0.264, 0.253, 0.2503, 0.2486, 0.2417, 0.2364, 0.2319, 0.2303, 0.2204, 0.215, 0.2117, 0.21, 0.2093]}], "layout": {"height": 500, "hoverlabel": {"bgcolor": "white", "font": {"family": "Rockwell", "size": 16}}, "showlegend": false, "title": {"font": {"color": "Black", "size": 22}, "text": "<b>Term score decline per Topic</b>", "x": 0.5, "xanchor": "center", "y": 0.9, "yanchor": "top"}, "width": 800, "xaxis": {"dtick": 2, "range": [0, 20], "tick0": 1, "title": {"text": "Term Rank"}}, "yaxis": {"title": {"text": "c-TF-IDF score"}}}}
